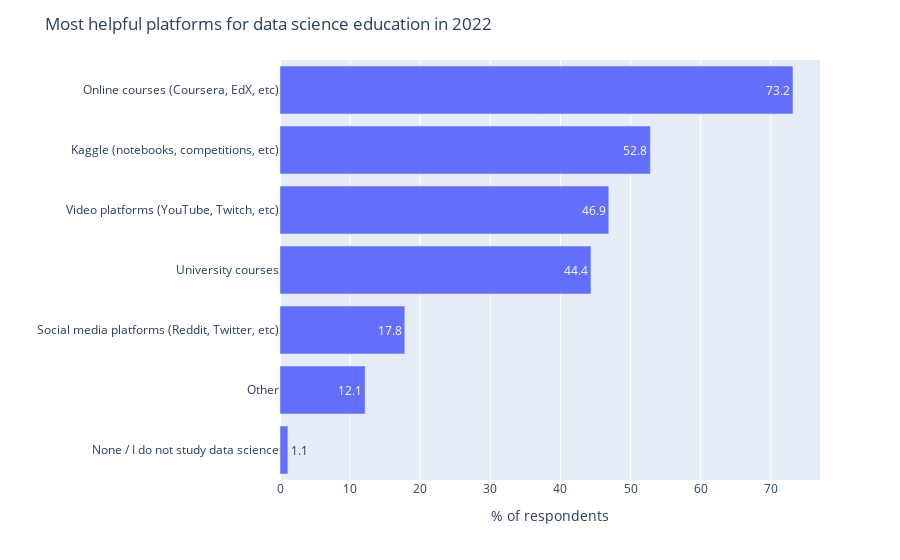

Here is the notebook cell this chart was saved with:
### Code cell
question_of_interest = 'What products or platforms did you find to be most helpful when you first started studying data science?'
title_for_chart = 'Most helpful platforms for data science education'
online_learning_platforms_df_2022 = grab_subset_of_data(responses_df_2022, question_of_interest)
bar_chart_multiple_choice_multiple_selection(online_learning_platforms_df_2022,title_for_chart,orientation='h')

### Figure 1 — Plotly figure (JSON) as saved in the notebook; plotly's stock layout.template omitted (floating-point values rounded to 4 significant figures)
{"data": [{"alignmentgroup": "True", "hovertemplate": "variable=0<br>value=%{x}<br>=%{y}<br>text=%{text}<extra></extra>", "legendgroup": "0", "marker": {"color": "#636efa", "pattern": {"shape": ""}}, "name": "0", "offsetgroup": "0", "orientation": "h", "showlegend": true, "text": [1.1, 12.1, 17.8, 44.4, 46.9, 52.8, 73.2], "textposition": "auto", "type": "bar", "x": [1.13, 12.15, 17.8, 44.35, 46.89, 52.82, 73.16], "xaxis": "x", "y": ["None / I do not study data science", "Other", "Social media platforms (Reddit, Twitter, etc)", "University courses", "Video platforms (YouTube, Twitch, etc)", "Kaggle (notebooks, competitions, etc)", "Online courses (Coursera, EdX, etc)"], "yaxis": "y"}], "layout": {"barmode": "relative", "legend": {"title": {"text": "variable"}, "tracegroupgap": 0}, "margin": {"t": 60}, "showlegend": false, "title": {"text": "Most helpful platforms for data science education in 2022"}, "xaxis": {"anchor": "y", "domain": [0, 1], "title": {"text": "% of respondents"}}, "yaxis": {"anchor": "x", "domain": [0, 1], "title": {"text": ""}}}}
